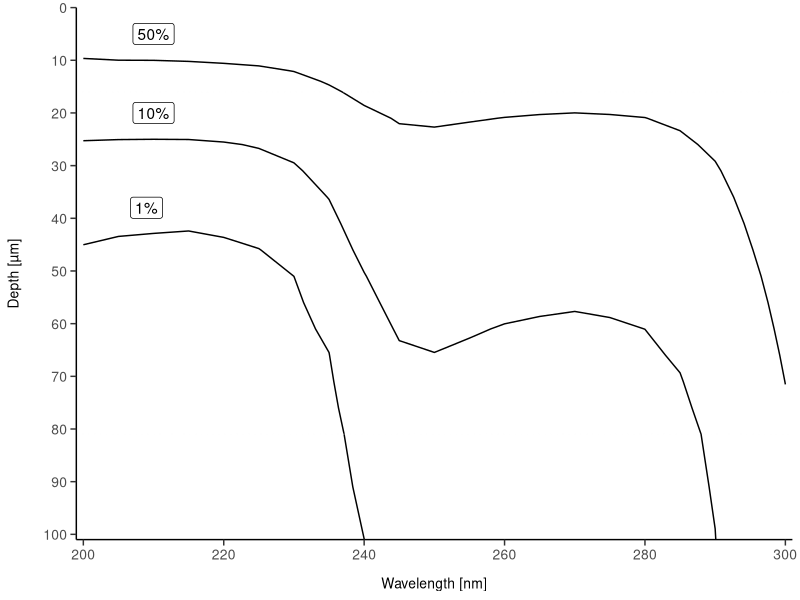
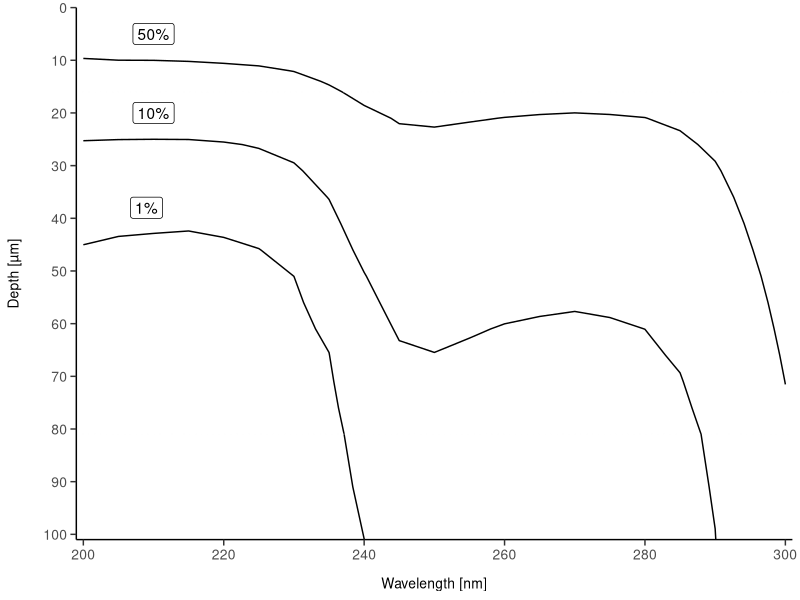

R code for these plots, in order:
library(tidyverse)

# load skin transmission dataset, skipping the first two lines and the third line is data, set header = FALSE
skin_t <- read.table("../data/MartinGuttmann_SkinRayTracingModel_2023_withSC.dat", header = FALSE, sep = "\t", , skip = 2)

# set new column names
colnames(skin_t) <- c("wavel", "depth", "relative_intensity", "relative_intensity_error")

# Create a plot using ggplot. The `geom_contour` function is used to draw contour lines on the plot at specified breaks of relative_intensity (z-value), which are 1%, 10%, and 50% in this case.
skin_t_plot <- ggplot(skin_t, aes(x = wavel, y = depth, z = relative_intensity)) +
  geom_contour(breaks = c(1, 10, 50), color = "black") +
  scale_x_continuous(limits = c(200, 300), breaks = seq(200, 300, by = 20), expand = c(0, 1)) +
  scale_y_reverse(limits = c(101, 0), breaks = seq(0,100, by = 10), expand = c(0, 0)) +
  geom_hline(yintercept = c(16, 81), linetype = "dotted", color = "grey99", alpha = 0.3) + # Add dotted horizontal lines (for the sake of accurately creating the figure in biorender)
  annotate("label", x = 210, y = 5, label = "50%", fill="white", color="black") +
  annotate("label", x = 210, y = 20, label = "10%", fill="white", color="black") +
  annotate("label", x = 209, y = 38, label = "1%", fill="white", color="black") +
  labs(x = "Wavelength [nm]",
     y = "Depth [µm]") +
  theme_classic() +
  theme(axis.title.x = element_text(size = 10, margin = margin(t = 10)), # Increase X axis label font size and add space
        axis.title.y = element_text(size = 10, margin = margin(r = 15)),
        axis.text = element_text(size = 10),
        axis.ticks.length = unit(0.15, "cm")
  )

skin_t_plot

ggsave(filename = "../figure image files/skin_penetration_based_on_Guttmann_data_v2.svg", plot = skin_t_plot, units = "mm", width = 140, height = 100, bg = "transparent") # FYI, for some reason I  wasn't able to make the background transparent when saving as a png. Instead, I saved as an svg and manually deleted the white background using Inkscape.
# After creating this initial plot, I further edited it using biorender.com